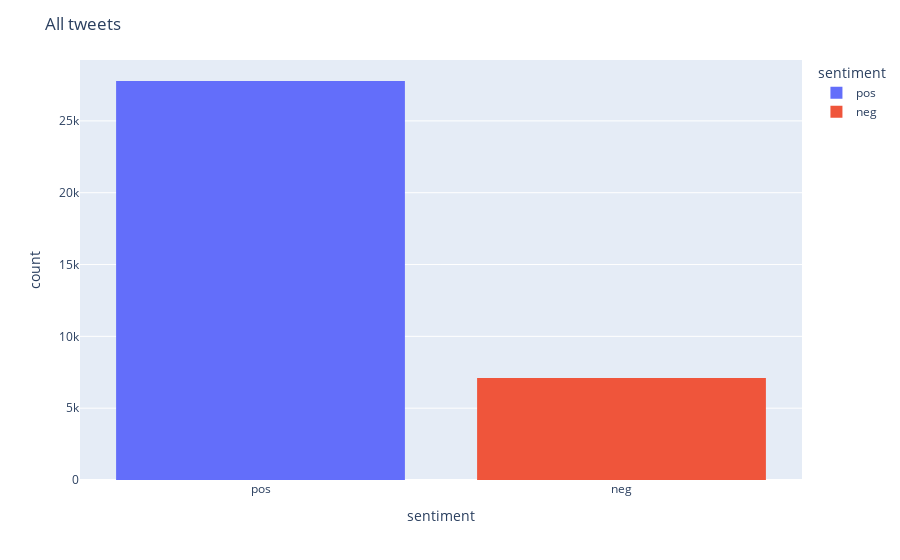

The code cell stored with this chart in its notebook:
### Code cell
fig=px.histogram(df,x="sentiment",color = "sentiment", color_discrete_sequence=px.colors.qualitative.Plotly)
fig.update_layout(xaxis_title='sentiment',title='All tweets')
fig.show()

### Figure 1 — Plotly figure (JSON) as saved in the notebook; plotly's stock layout.template omitted (floating-point values rounded to 4 significant figures; data arrays with more than 128 entries replaced by an {"elided": "..."} marker saying what was removed)
{"data": [{"alignmentgroup": "True", "bingroup": "x", "hovertemplate": "sentiment=%{x}<br>count=%{y}<extra></extra>", "legendgroup": "pos", "marker": {"color": "#636EFA"}, "name": "pos", "offsetgroup": "pos", "orientation": "v", "showlegend": true, "type": "histogram", "x": {"elided": "27776 str values"}, "xaxis": "x", "yaxis": "y"}, {"alignmentgroup": "True", "bingroup": "x", "hovertemplate": "sentiment=%{x}<br>count=%{y}<extra></extra>", "legendgroup": "neg", "marker": {"color": "#EF553B"}, "name": "neg", "offsetgroup": "neg", "orientation": "v", "showlegend": true, "type": "histogram", "x": {"elided": "7092 str values"}, "xaxis": "x", "yaxis": "y"}], "layout": {"barmode": "relative", "legend": {"title": {"text": "sentiment"}, "tracegroupgap": 0}, "margin": {"t": 60}, "title": {"text": "All tweets"}, "xaxis": {"anchor": "y", "categoryarray": ["pos", "neg"], "categoryorder": "array", "domain": [0, 1], "title": {"text": "sentiment"}}, "yaxis": {"anchor": "x", "domain": [0, 1], "title": {"text": "count"}}}}
